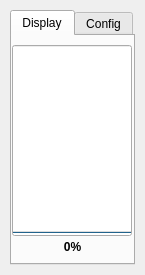
<?xml version="1.0" encoding="UTF-8"?>
<ui version="4.0">
 <class>GenericHUD</class>
 <widget class="QWidget" name="GenericHUD">
  <property name="geometry">
   <rect>
    <x>0</x>
    <y>0</y>
    <width>145</width>
    <height>275</height>
   </rect>
  </property>
  <property name="sizePolicy">
   <sizepolicy hsizetype="Minimum" vsizetype="Minimum">
    <horstretch>0</horstretch>
    <verstretch>0</verstretch>
   </sizepolicy>
  </property>
  <property name="minimumSize">
   <size>
    <width>145</width>
    <height>275</height>
   </size>
  </property>
  <property name="windowTitle">
   <string>Generic HUD</string>
  </property>
  <widget class="QTabWidget" name="tabWidget">
   <property name="geometry">
    <rect>
     <x>10</x>
     <y>10</y>
     <width>125</width>
     <height>255</height>
    </rect>
   </property>
   <property name="tabPosition">
    <enum>QTabWidget::North</enum>
   </property>
   <property name="tabShape">
    <enum>QTabWidget::Rounded</enum>
   </property>
   <property name="currentIndex">
    <number>0</number>
   </property>
   <property name="tabBarAutoHide">
    <bool>false</bool>
   </property>
   <widget class="QWidget" name="Display">
    <attribute name="title">
     <string>Display</string>
    </attribute>
    <widget class="QProgressBar" name="progress_bar_status">
     <property name="geometry">
      <rect>
       <x>0</x>
       <y>9</y>
       <width>120</width>
       <height>191</height>
      </rect>
     </property>
     <property name="sizePolicy">
      <sizepolicy hsizetype="Preferred" vsizetype="Preferred">
       <horstretch>0</horstretch>
       <verstretch>0</verstretch>
      </sizepolicy>
     </property>
     <property name="minimumSize">
      <size>
       <width>10</width>
       <height>10</height>
      </size>
     </property>
     <property name="value">
      <number>0</number>
     </property>
     <property name="textVisible">
      <bool>false</bool>
     </property>
     <property name="orientation">
      <enum>Qt::Vertical</enum>
     </property>
     <property name="textDirection">
      <enum>QProgressBar::TopToBottom</enum>
     </property>
    </widget>
    <widget class="QLabel" name="label_display">
     <property name="geometry">
      <rect>
       <x>0</x>
       <y>200</y>
       <width>121</width>
       <height>21</height>
      </rect>
     </property>
     <property name="font">
      <font>
       <weight>75</weight>
       <bold>true</bold>
      </font>
     </property>
     <property name="text">
      <string>0%</string>
     </property>
     <property name="alignment">
      <set>Qt::AlignCenter</set>
     </property>
    </widget>
   </widget>
   <widget class="QWidget" name="Config">
    <attribute name="title">
     <string>Config</string>
    </attribute>
    <widget class="QComboBox" name="combo_topic_contents">
     <property name="geometry">
      <rect>
       <x>0</x>
       <y>50</y>
       <width>120</width>
       <height>30</height>
      </rect>
     </property>
    </widget>
    <widget class="QLineEdit" name="textbox_value_max">
     <property name="geometry">
      <rect>
       <x>60</x>
       <y>100</y>
       <width>60</width>
       <height>30</height>
      </rect>
     </property>
     <property name="text">
      <string>100</string>
     </property>
     <property name="alignment">
      <set>Qt::AlignRight|Qt::AlignTrailing|Qt::AlignVCenter</set>
     </property>
     <property name="placeholderText">
      <string/>
     </property>
    </widget>
    <widget class="QLabel" name="label_style">
     <property name="enabled">
      <bool>false</bool>
     </property>
     <property name="geometry">
      <rect>
       <x>0</x>
       <y>130</y>
       <width>120</width>
       <height>20</height>
      </rect>
     </property>
     <property name="font">
      <font>
       <weight>75</weight>
       <bold>true</bold>
      </font>
     </property>
     <property name="text">
      <string>HUD Style</string>
     </property>
     <property name="alignment">
      <set>Qt::AlignCenter</set>
     </property>
    </widget>
    <widget class="QLineEdit" name="textbox_value_min">
     <property name="geometry">
      <rect>
       <x>0</x>
       <y>100</y>
       <width>60</width>
       <height>30</height>
      </rect>
     </property>
     <property name="text">
      <string>0</string>
     </property>
     <property name="alignment">
      <set>Qt::AlignRight|Qt::AlignTrailing|Qt::AlignVCenter</set>
     </property>
     <property name="placeholderText">
      <string/>
     </property>
    </widget>
    <widget class="QLabel" name="label_topic">
     <property name="geometry">
      <rect>
       <x>0</x>
       <y>0</y>
       <width>120</width>
       <height>20</height>
      </rect>
     </property>
     <property name="font">
      <font>
       <weight>75</weight>
       <bold>true</bold>
      </font>
     </property>
     <property name="text">
      <string>Visualization Topic</string>
     </property>
     <property name="alignment">
      <set>Qt::AlignCenter</set>
     </property>
    </widget>
    <widget class="QPushButton" name="button_update">
     <property name="enabled">
      <bool>true</bool>
     </property>
     <property name="geometry">
      <rect>
       <x>0</x>
       <y>190</y>
       <width>121</width>
       <height>30</height>
      </rect>
     </property>
     <property name="text">
      <string>Update</string>
     </property>
     <property name="default">
      <bool>false</bool>
     </property>
    </widget>
    <widget class="QLineEdit" name="textbox_topic_name">
     <property name="geometry">
      <rect>
       <x>0</x>
       <y>20</y>
       <width>120</width>
       <height>30</height>
      </rect>
     </property>
     <property name="text">
      <string/>
     </property>
     <property name="placeholderText">
      <string>/</string>
     </property>
    </widget>
    <widget class="QLabel" name="label_value_max">
     <property name="geometry">
      <rect>
       <x>60</x>
       <y>80</y>
       <width>60</width>
       <height>20</height>
      </rect>
     </property>
     <property name="font">
      <font>
       <weight>75</weight>
       <bold>true</bold>
      </font>
     </property>
     <property name="text">
      <string>Maximum</string>
     </property>
     <property name="alignment">
      <set>Qt::AlignCenter</set>
     </property>
    </widget>
    <widget class="QLabel" name="label_value_min">
     <property name="geometry">
      <rect>
       <x>0</x>
       <y>80</y>
       <width>60</width>
       <height>20</height>
      </rect>
     </property>
     <property name="font">
      <font>
       <weight>75</weight>
       <bold>true</bold>
      </font>
     </property>
     <property name="text">
      <string>Minimum</string>
     </property>
     <property name="alignment">
      <set>Qt::AlignCenter</set>
     </property>
    </widget>
    <widget class="QComboBox" name="combo_style">
     <property name="enabled">
      <bool>false</bool>
     </property>
     <property name="geometry">
      <rect>
       <x>0</x>
       <y>150</y>
       <width>120</width>
       <height>30</height>
      </rect>
     </property>
    </widget>
   </widget>
  </widget>
 </widget>
 <resources/>
 <connections/>
</ui>
